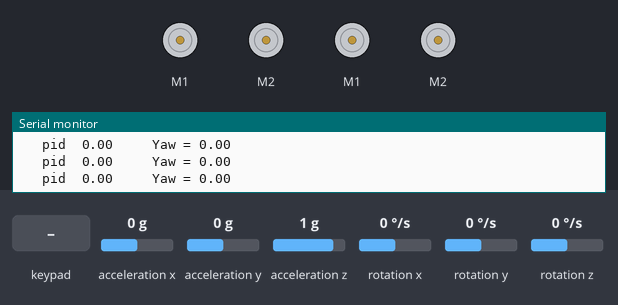
This sketch was run on a simulated Arduino Uno, built with avr-gcc and run on an emulated ATmega328P. On the bench: 4 × DC motor (green arrow = forward, orange = backward, longer = faster), the last lines printed to the serial monitor. The test bench sets the inputs (shaded band); at power-on: rotation z 0 °/s, acceleration x 0 g, acceleration y 0 g, acceleration z 1 g, rotation x 0 °/s, rotation y 0 °/s.

Above: at 1.2 s.
1.3 s: rotation z set to -100 °/s
At 3.2 s:
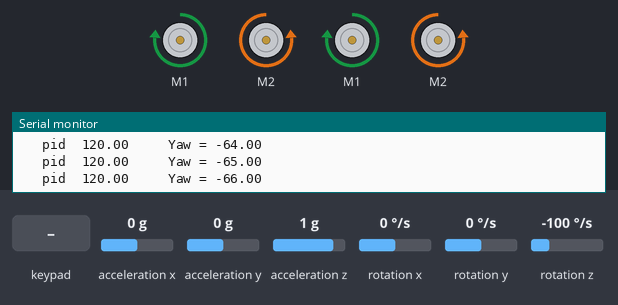
3.5 s: key 'L' pressed
6.1 s: rotation z set to 100 °/s
At 7.48 s:
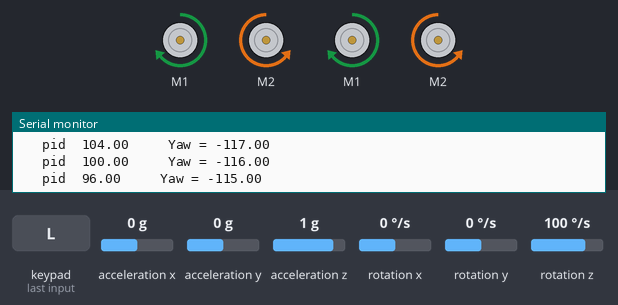
9.1 s: key 'U' pressed
At 11.6 s:
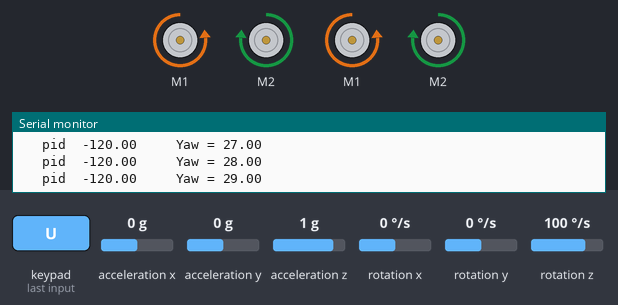
12.1 s: key 'O' pressed
At 14.12 s:
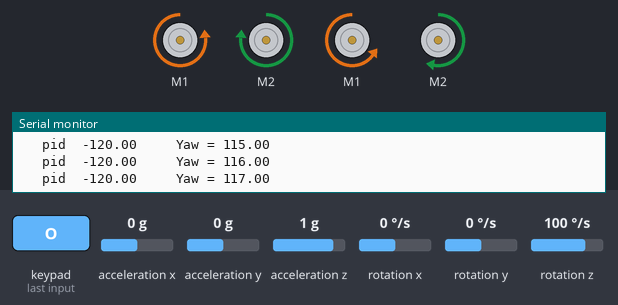
15.1 s: key 'R' pressed
Timing chart, 0 to 21.0 s (numbered marks = the images above; inputs shaded):
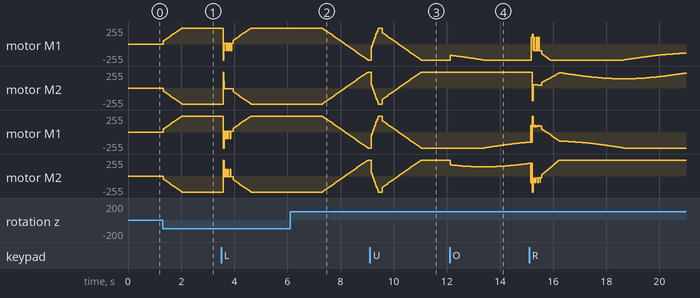

The sketch:

square_circle_semicircle_turning_continuousrotation.ino
```cpp
#include <PS2X_lib.h>
PS2X ps2x;
#include <Wire.h>
#include <MPU6050.h>
MPU6050 mpu;
unsigned long timer = 0;
float timeStep = 0.01;
float yaw = 0;

#include <SoftwareSerial.h>
#include <SabertoothSimplified.h>

SoftwareSerial SWSerial1(NOT_A_PIN, 10);
SabertoothSimplified ST1(SWSerial1);
SoftwareSerial SWSerial2(NOT_A_PIN, 3);
SabertoothSimplified ST2(SWSerial2);
float R, theta, M, count1 = 0, count2 = 0, count3 = 0, count4 = 0, h = 0, j = 0, k = 0, l = 0, setpoint = 0, pre_error, p, i, d, error, pid, L1, L2, R1, R2, LY, LX, a, b, c, A, B, C, D;
float kp = 0, ki = 0, kd = 0, w = 0, ct,e;
int N, a1, w1, a2, ct1,gr;
float z1,z2,w2;
int RED, counter1,counter3, counter, counter2,counter4;
int GREEN;
int BLUE, FORWARD, BACKWARD, RIGHT, LEFT, PINK;
void setup() {
  M = ps2x.config_gamepad(9, 7, 6, 8, true, true);
  SWSerial1.begin(9600);

  SWSerial2.begin(9600);

  Serial.begin(115200);
  while (!mpu.begin(MPU6050_SCALE_2000DPS, MPU6050_RANGE_2G)) {
    Serial.println("Could not find a valid MPU6050 sensor, check wiring!");
    delay(500);
  }
  mpu.calibrateGyro();
  mpu.setThreshold(1);
}
void loop() {
  if (error >= 12 && error <= -12) {
    kp = 12.5, kd = 28;
  } else {
    kp = 4, kd = 20;
  }
  timer = millis();
  Vector norm = mpu.readNormalizeGyro();
  yaw = yaw + norm.ZAxis * timeStep;
  delay((timeStep * 1000) - (millis() - timer));

  error = setpoint - yaw;
  p = error;
  i = i + error;
  d = error - pre_error;
  pre_error = error;
  pid = kp * p + ki * i + kd * d;
  pid = constrain(pid, -120, 120);


  //  Serial.print("pid ");
  //  Serial.print(pid);
  ps2x.read_gamepad();
  L1 = ps2x.ButtonPressed(PSB_L1);
  R1 = ps2x.ButtonPressed(PSB_R1);
  L2 = ps2x.ButtonPressed(PSB_L2);
  R2 = ps2x.ButtonPressed(PSB_R2);
  LY = ps2x.Analog(PSS_LY);
  LX = ps2x.Analog(PSS_LX);
  RED = ps2x.ButtonPressed(PSB_RED);
  GREEN = ps2x.ButtonPressed(PSB_GREEN);
  BLUE = ps2x.ButtonPressed(PSB_BLUE);
  PINK = ps2x.ButtonPressed(PSB_PINK);
  FORWARD = ps2x.Button(PSB_PAD_UP);
  BACKWARD = ps2x.Button(PSB_PAD_DOWN);
  RIGHT = ps2x.Button(PSB_PAD_RIGHT);
  LEFT = ps2x.Button(PSB_PAD_LEFT);


  if (FORWARD == 1) {
    Serial.print("continuous rotation");
    setpoint = setpoint + 5;
    // setpoint=360;
    // pid = 50;
  }
  if (BACKWARD == 1) {
    Serial.print("continuous rotation");
    setpoint = setpoint - 5;
    // setpoint=360;
    // pid = 50;
  }

  if (RIGHT == 1) {
      Serial.print("RIGHT rotation");
      ST1.motor(1, 50);
      ST1.motor(2, -50);
      ST2.motor(1, 50);
      ST2.motor(2, -50);
      setpoint = yaw;
    }
    if (LEFT == 1) {
      Serial.print("LEFT rotation");
      ST1.motor(1, -50);
      ST1.motor(2, 50);
      ST2.motor(1, -50);
      ST2.motor(2, 50);
      setpoint=yaw;
    }

  if (BLUE == 1 && gr == 0) {
    gr = 1;
  }
  if (BLUE == 1 && gr == 1) {
    counter4++;
    gr = 0;
  }

  if (counter4 % 2 == 0) {
    if (L1 == 1) {
      setpoint = setpoint + 51.5;
      Serial.print("90");
    } else if (R1 == 1) {
      setpoint = setpoint - 51.5;
      Serial.print("-90");
    } else if (L2 == 1) {
      setpoint = setpoint + 103;
      Serial.print("180");
    } else if (R2 == 1) {
      setpoint = setpoint - 103;
      Serial.print("-180");
    }
  }

  if (counter4 % 2 != 0) {
    if (L1 == 1) {
      setpoint = setpoint + 154.5;
      Serial.print("270");
    } else if (R1 == 1) {
      setpoint = setpoint - 154.5;
      Serial.print("-270");
    } else if (L2 == 1) {
      setpoint = setpoint + 206;
      Serial.print("360");
    } else if (R2 == 1) {
      setpoint = setpoint - 206;
      Serial.print("-360");
    }

  }

  int LY = ps2x.Analog(PSS_LY);
  int LX = ps2x.Analog(PSS_LX);
  int RY = ps2x.Analog(PSS_RY);
  int RX = ps2x.Analog(PSS_RX);


  LY = map(LY, 0, 255, 127, -127);
  LX = map(LX, 0, 255, 127, -127);
  RY = map(RY, 0, 255, 127, -127);
  RX = map(RX, 0, 255, 127, -127);

  if (RX >= -5 && RX <= 5) {
    RX = 0;
  }
  if (RY >= -5 && RY <= 5) {
    RY = 0;
  }


  if (GREEN == 1 && w == 0) {
    w = 1;
  }
  if (GREEN == 1 && w == 1) {
    counter++;

  }
  if (counter % 2 != 0 && a1 == 0) {
    ct = ct + 1;
  }
  if (RED == 1 && w1 == 0) {
    w1 = 1;
  }
  if (RED == 1 && w1 == 1) {
    counter2++;
    w1 = 0;
  }
  if (counter2 % 2 != 0 && a2 == 0) {
    ct1 = ct1 + 1;
  }


  R = sqrt((RX * RX) + (RY * RY));
  theta = atan2(RY, RX) * 180 / 3.142;


//bot in square format
  if (PINK == 1 && w2 == 0) {
    w2 = 1;
  }
  if (PINK == 1 && w2 == 1) {
    counter3++;
    w2 = 0;
  }
  if (counter3 % 2 != 0) {
    counter1++;
  }
  if (counter1 > 0) {
    R = 50;
    theta = 90;
  }
  if (counter1 >= 100) {
    R = 50;
    theta = 0;
  }
  if (counter1 >= 200) {
    R = 50;
    theta = -90;
  }
  if (counter1 >= 300) {
    R = 50;
    theta = 180;
  }
  if (counter1 >= 400) {
    // counter1=0;
    R = 0;
  }
  if (counter3 % 2 == 0) {
    counter1 = 0;
  }


// bot move in circle
  z1=theta+ct1+ct;
  theta = z1;
  // theta
  if (ct > 0 && ct < 180) {
    R = 50;
  }
  if (ct >= 180) {
    // R=0;
    z1 = 0;
    a1 = 1;
  }
  // ct=0;
  if (a1 == 1) {
    ct = 0;
  }
  if(counter%2==0){
    a1=0;
  }

  if (ct1 > 0 && ct1 < 360) {
    R = 50;
  }
  if (ct1 >= 360) {
    // R=0;
    z1 = 0;
    a2 = 1;
  }
  // ct=0;
  if (a2 == 1) {
    ct1 = 0;
  }
  if(counter2%2==0){
    a2=0;
  }


  // R = sqrt((RX * RX) + (RY * RY));

  a = R * sin((theta - 45) * 3.142 / 180);
  b = R * sin((135 - theta) * 3.142 / 180);
  c = R * sin((theta - 45) * 3.142 / 180);
  e = R * sin((135 - theta) * 3.142 / 180);

  A = -a + pid;
  B = b - pid;
  C = c + pid;
  D = -e - pid;
  A = constrain(A, -120, 120);
  B = constrain(B, -120, 120);
  C = constrain(C, -120, 120);
  D = constrain(D, -120, 120);
  ST1.motor(1, A);
  ST1.motor(2, B);
  ST2.motor(1, C);
  ST2.motor(2, D);

  Serial.print("   pid  ");
  Serial.print(pid);
  Serial.print("     Yaw = ");
  Serial.println(yaw);

}
```

Measured:
- after the input at 1.3 s, motor M1, motor M1: moves from stopped to forward 240/255 over 0.68 s, starting at once; motor M2, motor M2: moves from stopped to backward 240/255 over 0.68 s, starting at once
- after the input at 6.1 s, motor M1, motor M1: moves from forward 240/255 to backward 240/255 over 1.7 s, starting after 1.2 s; motor M2, motor M2: moves from backward 240/255 to forward 240/255 over 1.7 s, starting after 1.2 s
- after the input at 9.1 s, motor M1, motor M1: rises from backward 240/255 to forward 240/255 in 0.26 s, then falls to backward 240/255 in 1.6 s
- after the input at 12.1 s, motor M1: moves from backward 240/255 to backward 152/255 over 1.7 s, starting after 1.3 s
